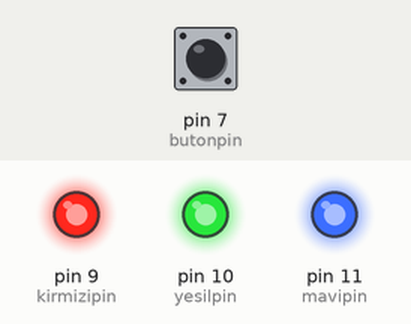
Simulated run of this sketch. Board: Arduino Uno, built with avr-gcc and run on an emulated ATmega328P. On the bench: output pins drawn as LEDs (lit = HIGH). The inputs (shaded band) are chosen by the test bench; at power-on: pin 7 (butonpin) LOW.

Above: at 1.2 s.
1.3 s: pin 7 (butonpin) pulled HIGH for 0.15 s
At 2.2 s:
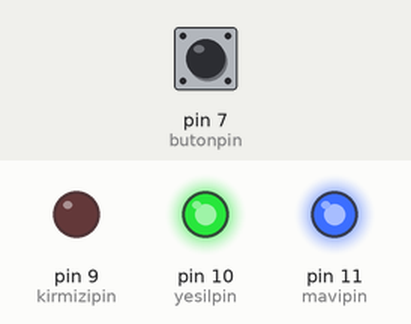
2.9 s: pin 7 (butonpin) pulled HIGH for 1 s
At 3.4 s:
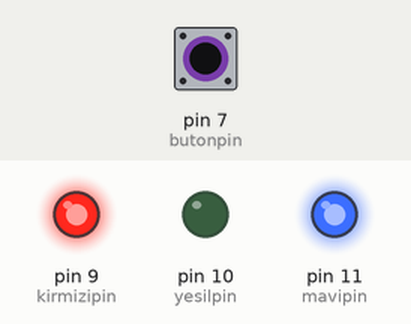
5.4 s: pin 7 (butonpin) pulled HIGH for 0.15 s
At 6.5 s:
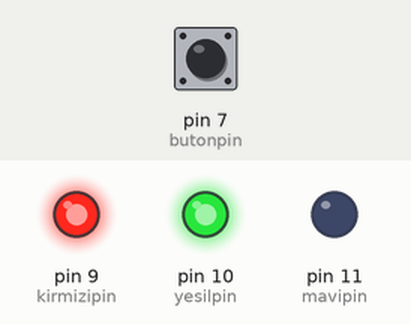
7.0 s: pin 7 (butonpin) pulled HIGH for 3.2 s
At 7.7 s:
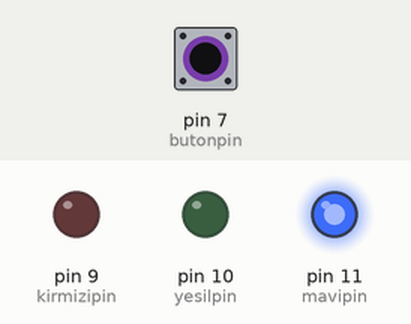
11.7 s: pin 7 (butonpin) pulled HIGH for 0.15 s
At 12.5 s:
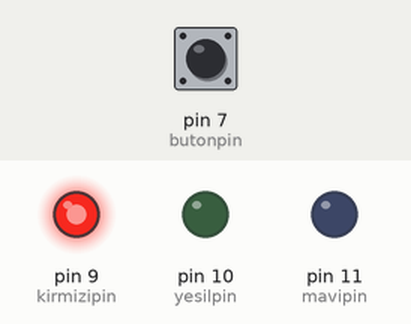
13.3 s: pin 7 (butonpin) pulled HIGH for 1 s
At 13.7 s:
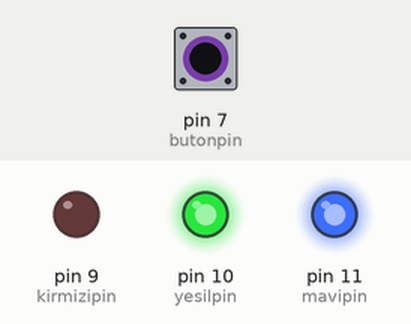
Timing chart, 0 to 16.3 s (numbered marks = the images above; inputs shaded):
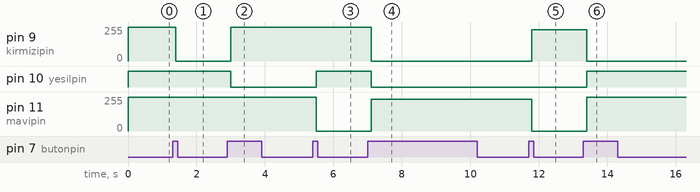

The sketch:

2.2.3._Tek_Butonlu_RGB_Kontrolu.ino
```cpp
const int mavipin = 11;
const int yesilpin = 10;
const int kirmizipin = 9;
const int butonpin=7;
boolean oncekidurum = LOW;
boolean simdikidurum= LOW;
int leddurumu=0; //sayac olarak kullanılacak leddurumu değişkeninen ilk değeri atanır.

void setup() {
// Arduino kartınmda mavi, yeşil ve kırmızı LEDleri kontrol edecek pinler çıkış olarak tanımlanır.
pinMode(mavipin, OUTPUT);
pinMode(yesilpin, OUTPUT);
pinMode(kirmizipin, OUTPUT);
pinMode(butonpin, INPUT);// buton girişi tanımlanır.
digitalWrite(mavipin,HIGH);// İlk durumda RGB LEDin sönük başlaması için tüm LED lere HIGH atanır.  RBG LED ortak anotlu olduğu için HIGH söndürür.
digitalWrite(yesilpin,HIGH);
digitalWrite(kirmizipin,HIGH);
}
boolean butonkontrol(boolean simdi)//butonun basıldığını kontrol etmek için butonkontrol isminde bir fonksiyon tanımlanır.
//boolean olarak deger LOW ya da HIGH değeri alabilir.
{
boolean  butonhazir = digitalRead(butonpin); //okunan buton değeri butonhazir adlı bir değişkene atanır.
if(simdi!=butonhazir) //loop dan gelen öncekidurum simdi olarak atanır. Eğer bu değer buton hazir değerine eşit değilse koşul sağlanır.
{
delay(100);// 100 msn geçikme sağlar.
butonhazir=digitalRead(butonpin); //butonhazir değişkenine butonpin den okunan değer tekrar atanır. Bu değer ya LOW ya da HIGH dır.
}
return butonhazir;//buton pinden gelen butonhazir değeri fonksiyon yardımıyla geri yollanır.
}

void renkseti(int renk) //loop dan gelen 1,2,3,4,5 ve 6 koşullarına göre LEDlerin durumu belirlenir.
{
if(renk==1)
{
digitalWrite(kirmizipin,LOW); //kırmızı LED yanar
digitalWrite(yesilpin,HIGH);
digitalWrite(mavipin,HIGH);
}
else if(renk==2)
{
digitalWrite(kirmizipin,HIGH); //yeşil LED yanar.
digitalWrite(yesilpin,LOW);
digitalWrite(mavipin,HIGH);
}
else if(renk==3)
{
digitalWrite(kirmizipin,HIGH); //mavi LED yanar.
digitalWrite(yesilpin,HIGH);
digitalWrite(mavipin,LOW);
}
else if(renk==4)
{
analogWrite(kirmizipin,0);   // Sarı renk. RGB ortak anot olduğu için kırmızı ve yesil pinler 0 değeri aldığında aktif olarak sarı renki verir.
analogWrite(yesilpin,0);
analogWrite(mavipin,240);
}
else if(renk==5)
{
analogWrite(kirmizipin,235); //Turkuaz renk. RGB ortak anot olduğu için yeşil ve mavi pinler 0 değer aldığında aktif olarak turkuaz rengi verir.
analogWrite(yesilpin,0);
analogWrite(mavipin,0);
}
}

void loop()
{
simdikidurum=butonkontrol(oncekidurum); //Buton durumu basılmadan önce LOW, basıldığı and HIGH değerlerine koşula bağlayarak eğer butona
//basılırsa leddurumu sayacı 1 artırılır ve yukarda tanımlanan renkseti foksiyonu çağrılır.
if(oncekidurum==LOW && simdikidurum==HIGH)
{
leddurumu++;
}
oncekidurum=simdikidurum;
if(leddurumu==6)
leddurumu=1; // 6 koşul tamamlandıktan sonra, başa dönerek kırmızı LEDin tekrar yanması sağlanır.
renkseti(leddurumu); //yukarda tanımlanan renseti isimli fonksiyona 1,2,3,4,5 ve 6 sayılarını yollar.
}
```

Measured:
- after the input at 1.3 s, pin 9 (kirmizipin): 255/255 → 0/255 after 0.10 s
- after the input at 2.9 s, pin 9 (kirmizipin): 0/255 → 255/255 after 0.10 s; pin 10 (yesilpin): HIGH → LOW after 0.10 s
- after the input at 5.4 s, pin 10 (yesilpin): LOW → HIGH after 0.10 s; pin 11 (mavipin): 255/255 → 0/255 after 0.10 s
- after the input at 7.0 s, pin 9 (kirmizipin): 255/255 → 0/255 after 0.10 s; pin 10 (yesilpin): HIGH → LOW after 0.10 s; pin 11 (mavipin): 0/255 → 240/255 after 0.10 s
- after the input at 11.7 s, pin 9 (kirmizipin): 0/255 → 235/255 after 0.10 s; pin 11 (mavipin): 240/255 → 0/255 after 0.10 s
- after the input at 13.3 s, pin 9 (kirmizipin): 235/255 → 0/255 after 0.10 s; pin 10 (yesilpin): LOW → HIGH after 0.10 s; pin 11 (mavipin): 0/255 → 255/255 after 0.10 s
